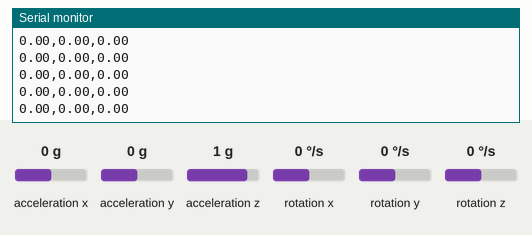
Simulated run of this sketch. Board: Arduino Uno, built with avr-gcc and run on an emulated ATmega328P. Shown: the last lines printed to the serial monitor. The test bench sets the inputs (shaded band); at power-on: acceleration x 0 g, acceleration y 0 g, acceleration z 1 g, rotation z 0 °/s, rotation x 0 °/s, rotation y 0 °/s.

Above: at 1.7 s.
1.8 s: acceleration x set to -1.4 g
At 2.4 s:
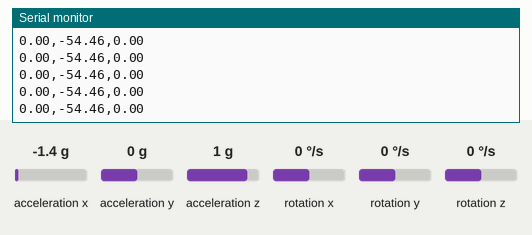
4.8 s: acceleration y set to -1.4 g
At 5.9 s:
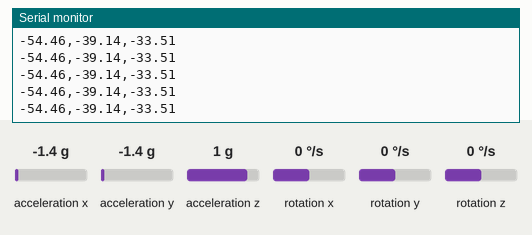
6.3 s: acceleration z set to -1.4 g
At 7.3 s:
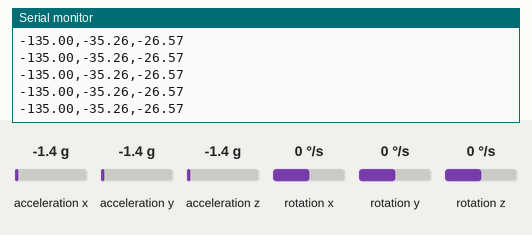
7.8 s: rotation z set to -192 °/s
At 8.7 s:
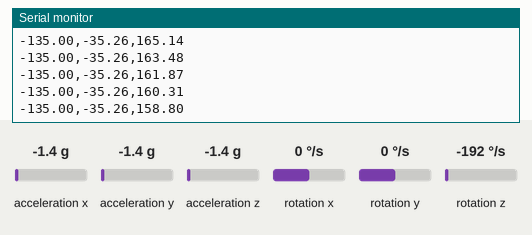
Timing chart, 0 to 10.8 s (numbered marks = the images above; inputs shaded):
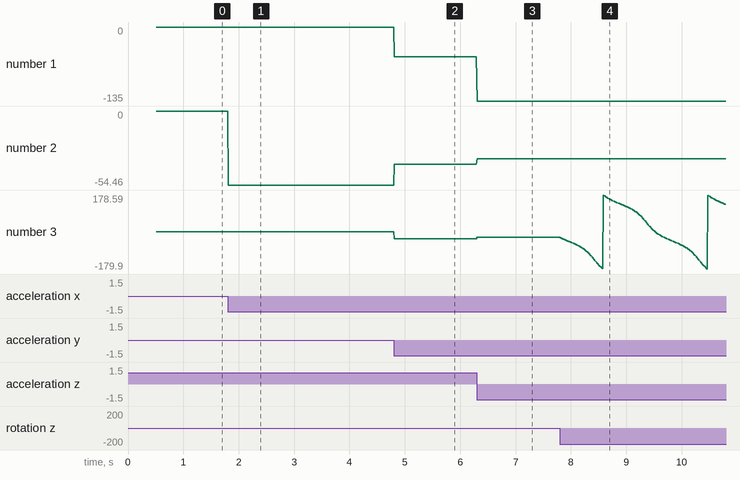

Measured:
- after the input at 1.8 s, the serial monitor: prints a new line at once (image 1)
- after the input at 4.8 s, the serial monitor: prints a new line at once (image 2)
- after the input at 6.3 s, the serial monitor: prints a new line at once (image 3)
- after the input at 7.8 s, the serial monitor: prints a new line at once (image 4)
- plotted number 1: -54.46 → -135 after the input at 6.3 s
- plotted number 2: 0 → -54.46 after the input at 1.8 s, -54.46 → -39.14 after the input at 4.8 s, -39.14 → -35.26 after the input at 6.3 s
- plotted number 3: 0 → -33.51 after the input at 4.8 s, -33.51 → -26.57 after the input at 6.3 s, -26.57 → -53.08 after the input at 7.8 s

The sketch:

mpu6050.ino
```cpp
#include "I2Cdev.h"

#include "MPU6050_6Axis_MotionApps20.h"

#if I2CDEV_IMPLEMENTATION == I2CDEV_ARDUINO_WIRE
    #include "Wire.h"
#endif

MPU6050 mpu;

//#define OUTPUT_READABLE_QUATERNION

#define OUTPUT_READABLE_YAWPITCHROLL

bool dmpReady = false;
uint8_t devStatus;
uint8_t fifoBuffer[64];

Quaternion q;
VectorFloat gravity;
float ypr[3];

void setup() {
    #if I2CDEV_IMPLEMENTATION == I2CDEV_ARDUINO_WIRE
        Wire.begin();
        Wire.setClock(400000);
    #elif I2CDEV_IMPLEMENTATION == I2CDEV_BUILTIN_FASTWIRE
        Fastwire::setup(400, true);
    #endif

    Serial.begin(115200);
    while (!Serial);

    Serial.println(F("Initializing I2C devices..."));
    mpu.initialize();

    Serial.println(F("Testing device connections..."));
    Serial.println(mpu.testConnection() ? F("MPU6050 connection successful") : F("MPU6050 connection failed"));

    Serial.println(F("Initializing DMP..."));
    devStatus = mpu.dmpInitialize();

    mpu.setXGyroOffset(220);
    mpu.setYGyroOffset(76);
    mpu.setZGyroOffset(-85);
    mpu.setZAccelOffset(1788);

    if (devStatus == 0) {
        mpu.CalibrateAccel(6);
        mpu.CalibrateGyro(6);
        mpu.PrintActiveOffsets();
        Serial.println(F("Enabling DMP..."));
        mpu.setDMPEnabled(true);

        dmpReady = true;
    }
    else {
        Serial.print(F("DMP Initialization failed (code "));
        Serial.print(devStatus);
        Serial.println(F(")"));
    }
}

void loop() {
    if (!dmpReady) return;
    if (mpu.dmpGetCurrentFIFOPacket(fifoBuffer)) {
        #ifdef OUTPUT_READABLE_QUATERNION
            mpu.dmpGetQuaternion(&q, fifoBuffer);
            Serial.print(q.w);
            Serial.print(",");
            Serial.print(q.x);
            Serial.print(",");
            Serial.print(q.y);
            Serial.print(",");
            Serial.println(q.z);
        #endif

        #ifdef OUTPUT_READABLE_YAWPITCHROLL
            mpu.dmpGetQuaternion(&q, fifoBuffer);
            mpu.dmpGetGravity(&gravity, &q);
            mpu.dmpGetYawPitchRoll(ypr, &q, &gravity);
            Serial.print(ypr[2] * 180/M_PI); // roll
            Serial.print(",");
            Serial.print(ypr[1] * 180/M_PI); // pitch
            Serial.print(",");
            Serial.println(ypr[0] * 180/M_PI); // yaw
        #endif
    }
}
```
